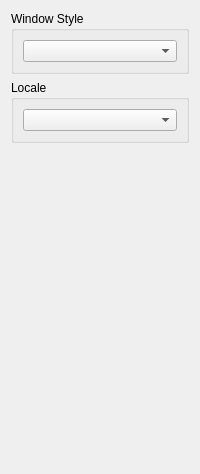
           <widget class="QWidget" name="tab_4">
            <attribute name="title">
             <string>UI</string>
            </attribute>
            <layout class="QVBoxLayout" name="verticalLayout_16">
             <item>
              <widget class="QGroupBox" name="groupBox_8">
               <property name="title">
                <string>Window Style</string>
               </property>
               <layout class="QVBoxLayout" name="verticalLayout_15">
                <item>
                 <widget class="QComboBox" name="winStyle"/>
                </item>
               </layout>
              </widget>
             </item>
             <item>
              <widget class="QGroupBox" name="groupBox_9">
               <property name="title">
                <string>Locale</string>
               </property>
               <layout class="QGridLayout" name="gridLayout_5">
                <item row="0" column="0">
                 <widget class="QComboBox" name="locale">
                  <property name="sizePolicy">
                   <sizepolicy hsizetype="Expanding" vsizetype="Fixed">
                    <horstretch>0</horstretch>
                    <verstretch>0</verstretch>
                   </sizepolicy>
                  </property>
                 </widget>
                </item>
               </layout>
              </widget>
             </item>
             <item>
              <spacer name="verticalSpacer_3">
               <property name="orientation">
                <enum>Qt::Vertical</enum>
               </property>
               <property name="sizeHint" stdset="0">
                <size>
                 <width>20</width>
                 <height>320</height>
                </size>
               </property>
              </spacer>
             </item>
            </layout>
           </widget>
